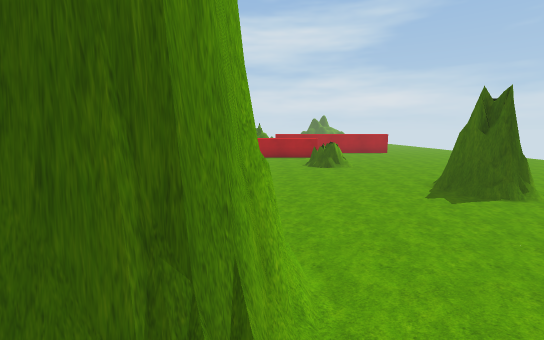
view 1 (above)

21 first-person views from a walk through a 3-D level made in the Unity game engine. The camera is 1.5 m above the floor, tilts 8° down and sees 90° across. The floor is counted in squares, 1 m on a side. Each view is taken from the middle of a square. On the plan, view 1 faces up. The plan holds only what a view shows up to about 14 squares ahead; the rest is blank. The place goes on beyond the plan. The player character is not drawn.

view 2
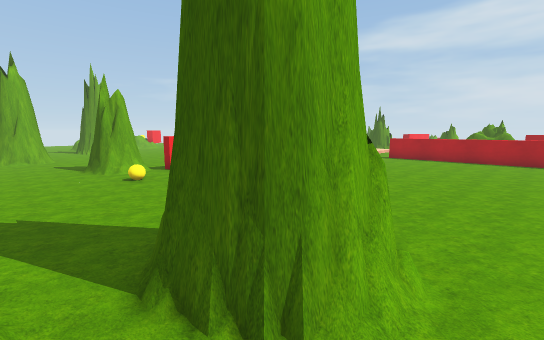

view 3
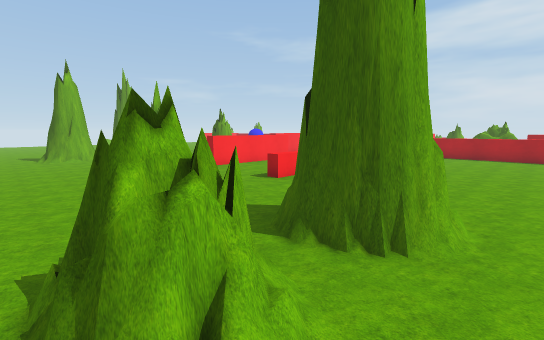

view 4
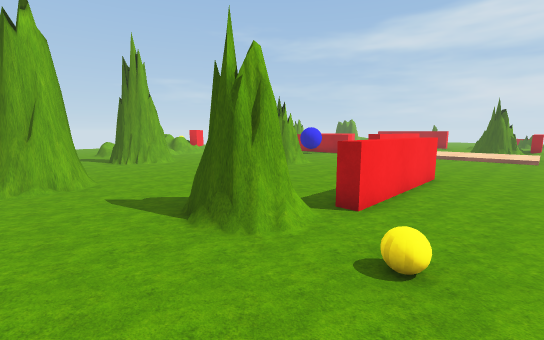

view 5
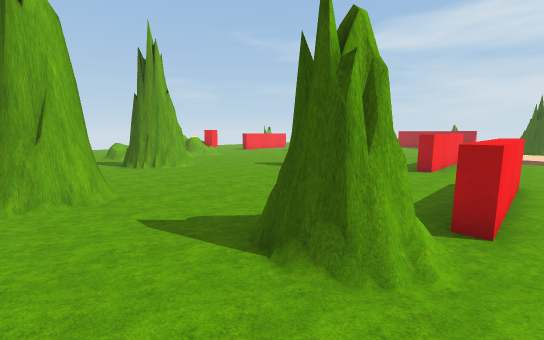

view 6
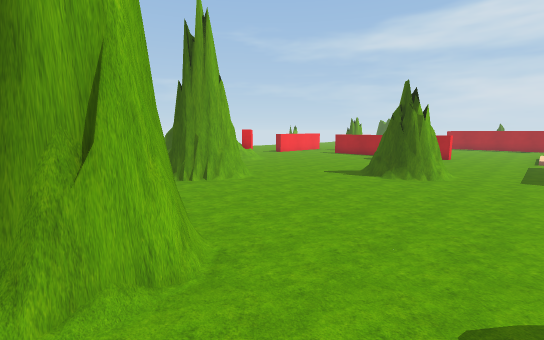

view 7
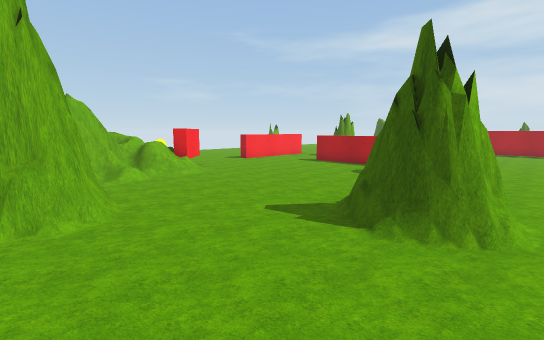

view 8
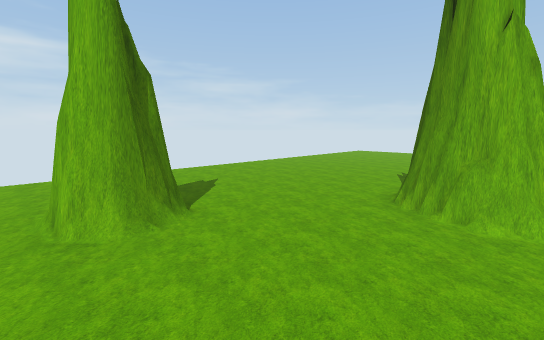

view 9
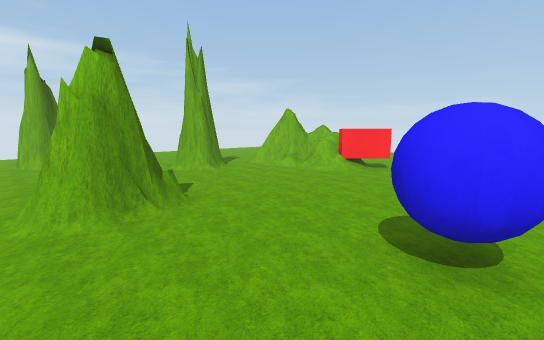

view 10
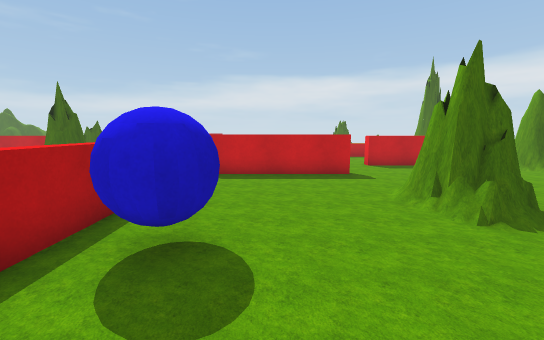

view 11
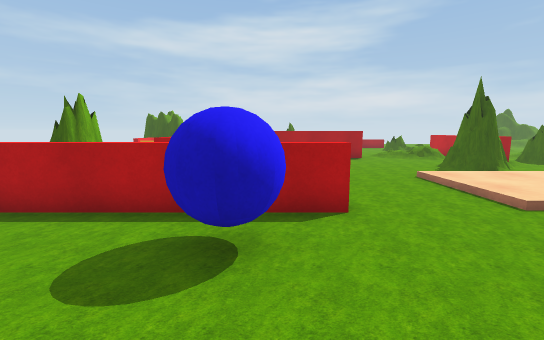

view 12
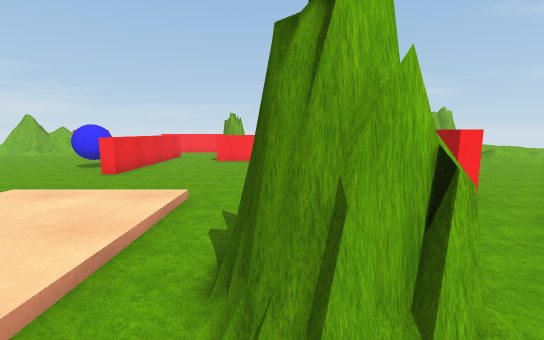

view 13
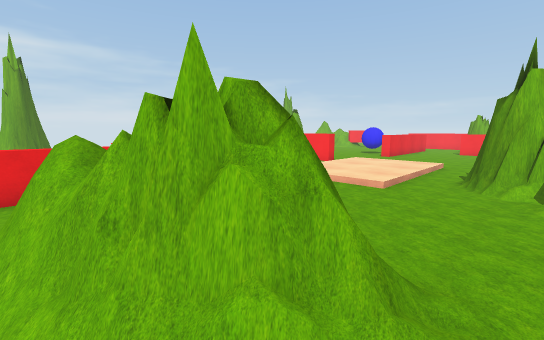

view 14
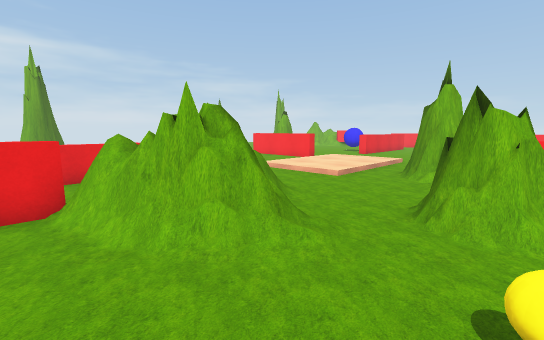

view 15
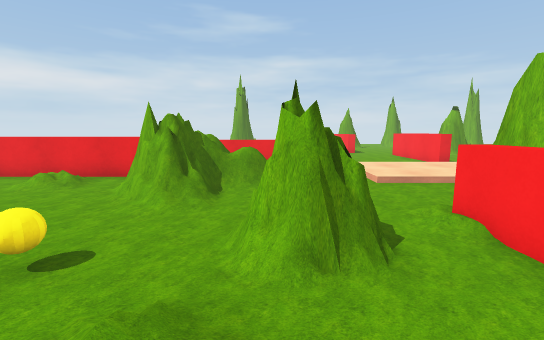

view 16
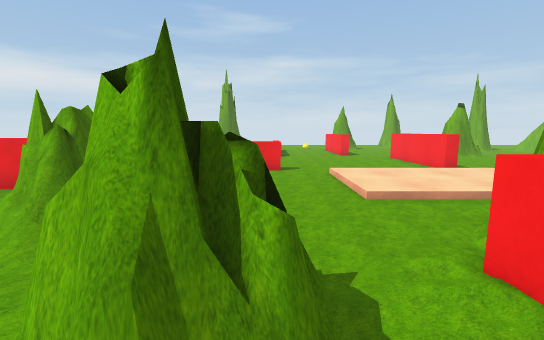

view 17
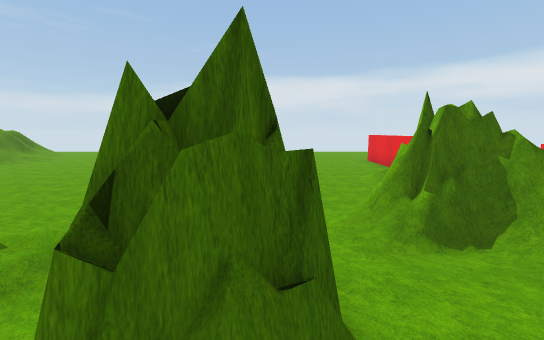

view 18
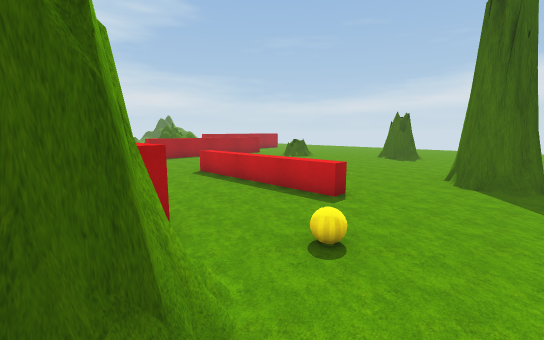

view 19
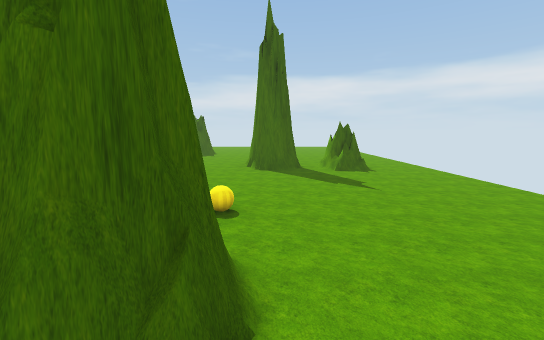

view 20
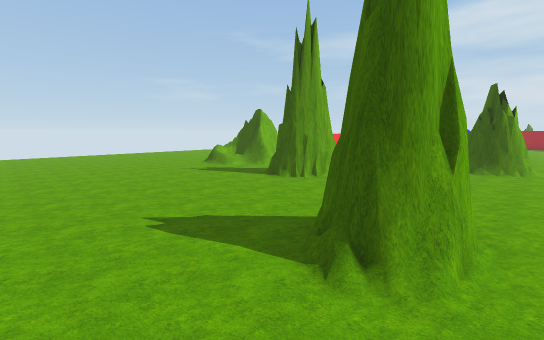

view 21
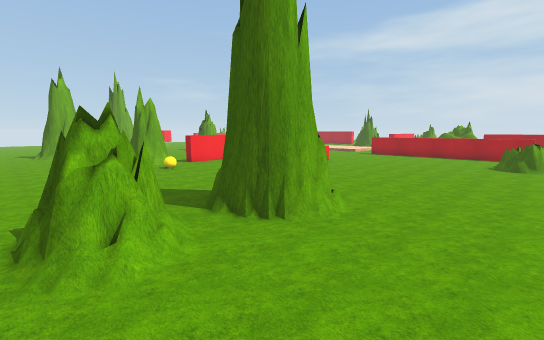

### Floor plan
Key: @ floor where view 1 was taken; # wall or solid block; x gap in a wall; . main floor; : floor 0.25 m higher than the main floor; / step, stairs or slope; = window, fence, low wall or low ledge; ^ raised ledge; T thing the floor can be seen under or through; O other object.
Columns run from 25 left of view 1 to 5 right of it. Each row starts with its distance up from view 1.
 34      ...                    ...
 33      ....                  ....
 32        ...                .....
 31         ...              ....
 30          ...           .....
 29           ...        . ...
 28            .../      //.
 27            ##../   ......
 26             ..... =.=#..O .
 25            .....##=.##....
 24          ......###/..../....
 23          ......##/.....##......
 22     ^.................=##=.....
 21 ##  ^.......///////..=^##=.:...
 20 ##  =......./:::::/.. =#=x^^^^^
 19     ......../:::::/..    .
 18     ......../:::::/..    .
 17   ^^^^^^^...///////..    .
 16  .....OO.....#......^^^^^^^^
 15 ......OO.....=.............
 14 .............=.............
 13 .............=.............==..
 12 .............=.............==..
 11 #.......##.....................
 10 ^.......##=.........=..........
  9 =.......##.....=....=..........
  8 #:.............=....= ........
  7 #..............=....= ........#
  6 #=.###.........=....=  .......#
  5 =..##=.........=....=..........
  4 ...##........###....=..........
  3 .............###.O......##....
  2 ........=.....=........TT#...
  1 ........##.............TT....
  0 ........##.............T=@...
 -1 .......................=#=..
 -2 ........................=.. .
 -3 ...........     ...........
 -4 ......   ..       .........

Positions as (right, up) in squares from view 1, and headings:
1: (0, 0), facing up
2: (1, 0), facing up-left
3: (1, -2), facing up-left
4: (-7, 0), facing up-left
5: (-9, 0), facing up-left
6: (-13, 0), facing up-left
7: (-15, 5), facing up-left
8: (-15, 6), facing down-left
9: (-15, 16), facing down-left
10: (-22, 14), facing right
11: (-18, 12), facing up
12: (-7, 23), facing left
13: (0, 24), facing down-left
14: (1, 26), facing down-left
15: (-4, 29), facing down
16: (-5, 27), facing down
17: (-6, 25), facing right
18: (-11, 1), facing up-right
19: (-13, 2), facing right
20: (-15, -3), facing up-left
21: (3, -2), facing up-left
